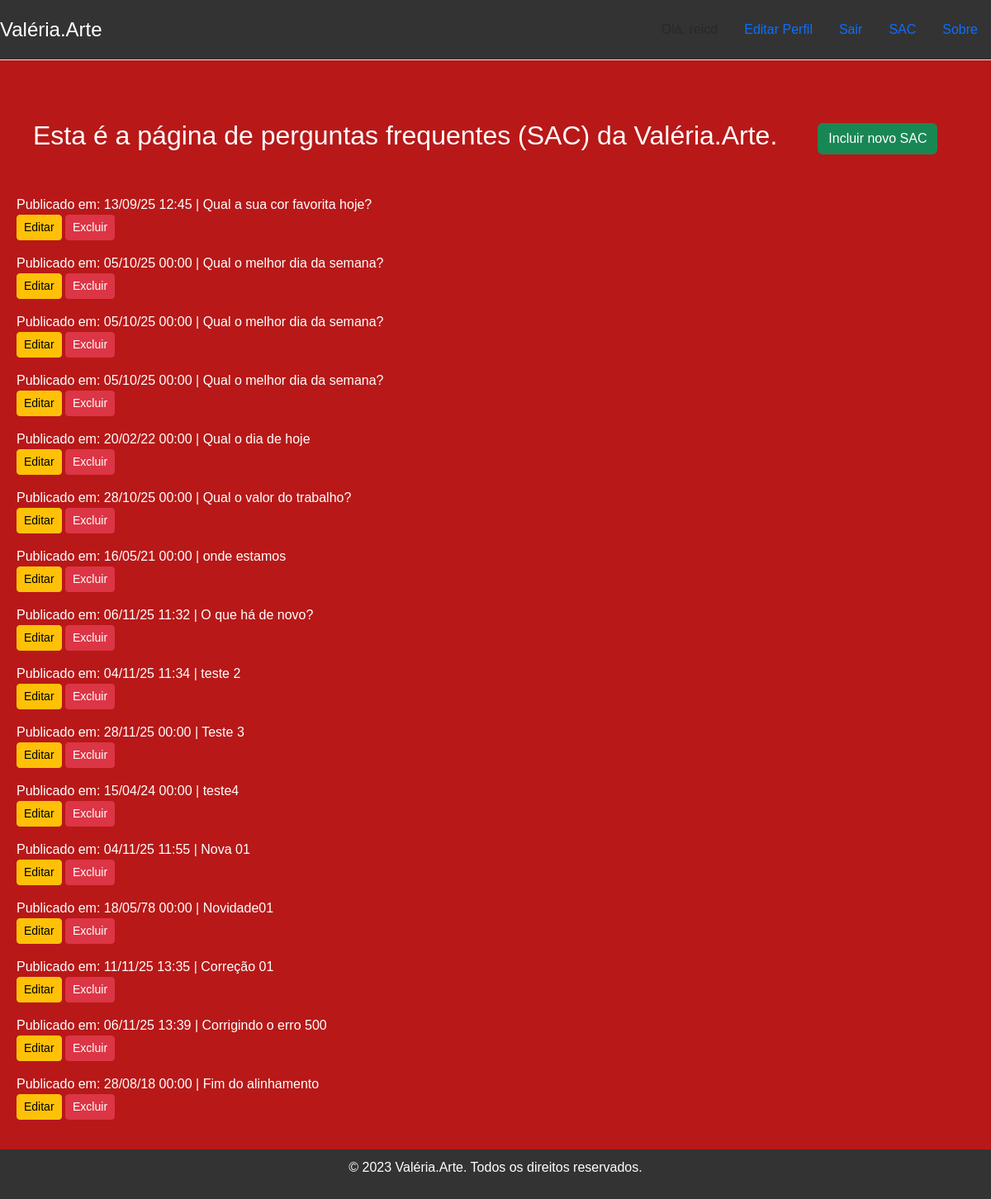
The app's page /about/ (signed in), older data.
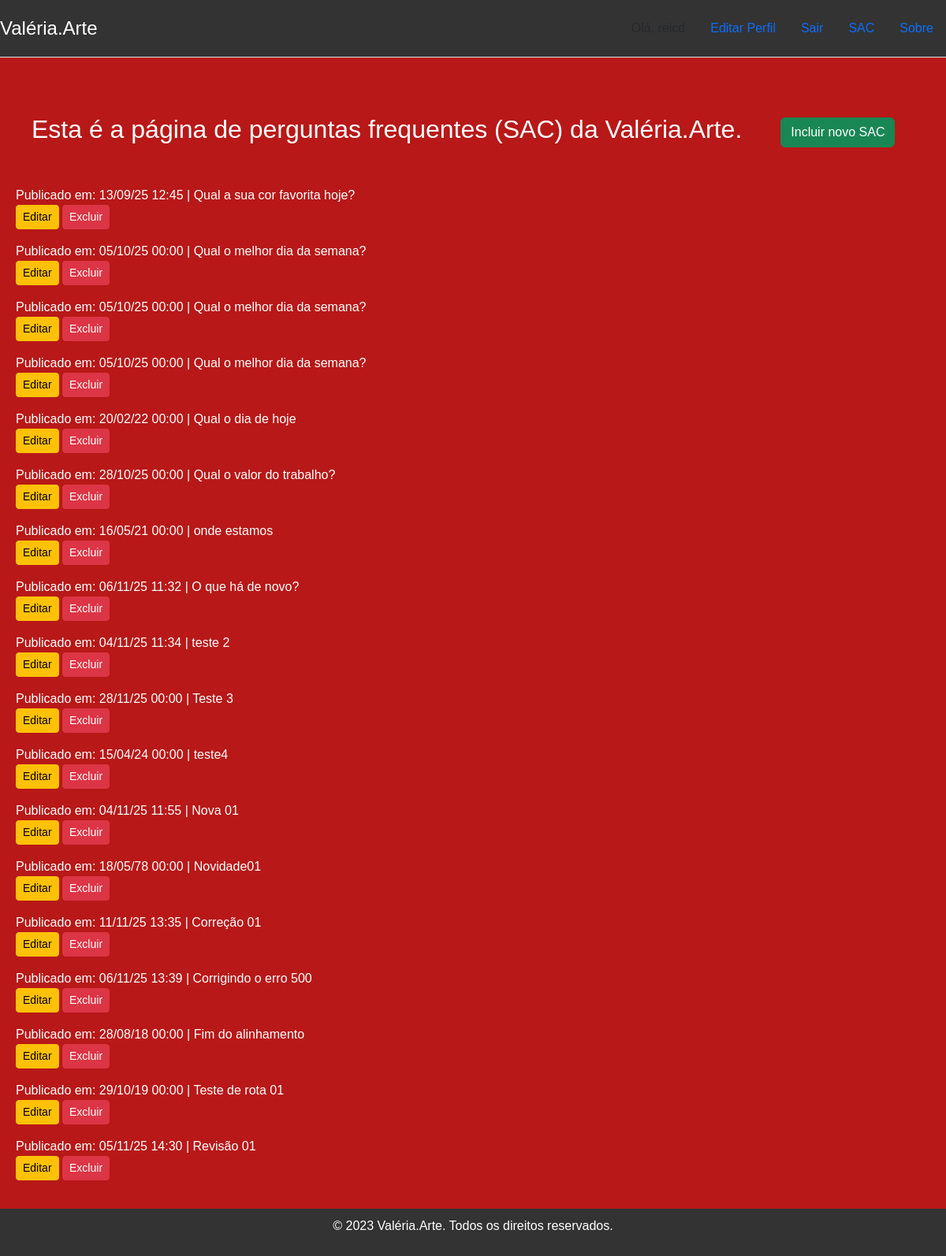
The same page, newer data.
### sac/models.py (models this page shows)
class Question(models.Model):
    question_text = models.CharField(max_length=200, verbose_name="Pergunta")
    pub_date = models.DateTimeField("Data de publicação")
    class Meta:
        verbose_name = "Pergunta"
        verbose_name_plural = "Perguntas"

### sac/views.py (the view)
# urls.py: path('about/', about, name='products-about'),
@login_required
def about(request):
    question = Question.objects.all()
    context = {'all_questions': question}
    return render(request, 'sac/question.html', context)

### templates/sac/question.html (shortened to what this page needs)
{% extends '_layout2.html' %}
{% load static %}
{% block content %}
    <div class="container mt-4">
        <div class="d-flex justify-content-between align-items-center mb-4">
            <h2>Esta é a página de perguntas frequentes (SAC) da Valéria.Arte.</h2> <hr>
            <a href="{% url 'sac_add' %}" class="btn btn-success font-weight-bold">Incluir novo SAC</a> <br><br>
        </div>
    </div>
    {% for question in all_questions %}
        <div class="faq-item">
                <p>Publicado em: {{ question.pub_date | date:"d/m/y H:i" }} | {{ question.question_text }} <br> <a href="{% url 'sac_edit' question.pk %}" class="btn btn-warning btn-sm">Editar</a>  <a href="{% url 'question_delete' question.pk %}" class="btn btn-danger btn-sm">Excluir</a></p>
        </div>
        {% empty %}
            <p>Nenhuma pergunta disponível no momento.</p>
    {% endfor %}
{% endblock %}

Row changes from the older to the newer data that the page shows:
added Question: pub_date "29/10/19 00:00", question_text "Teste de rota 01"
added Question: pub_date "05/11/25 14:30", question_text "Revisão 01"
